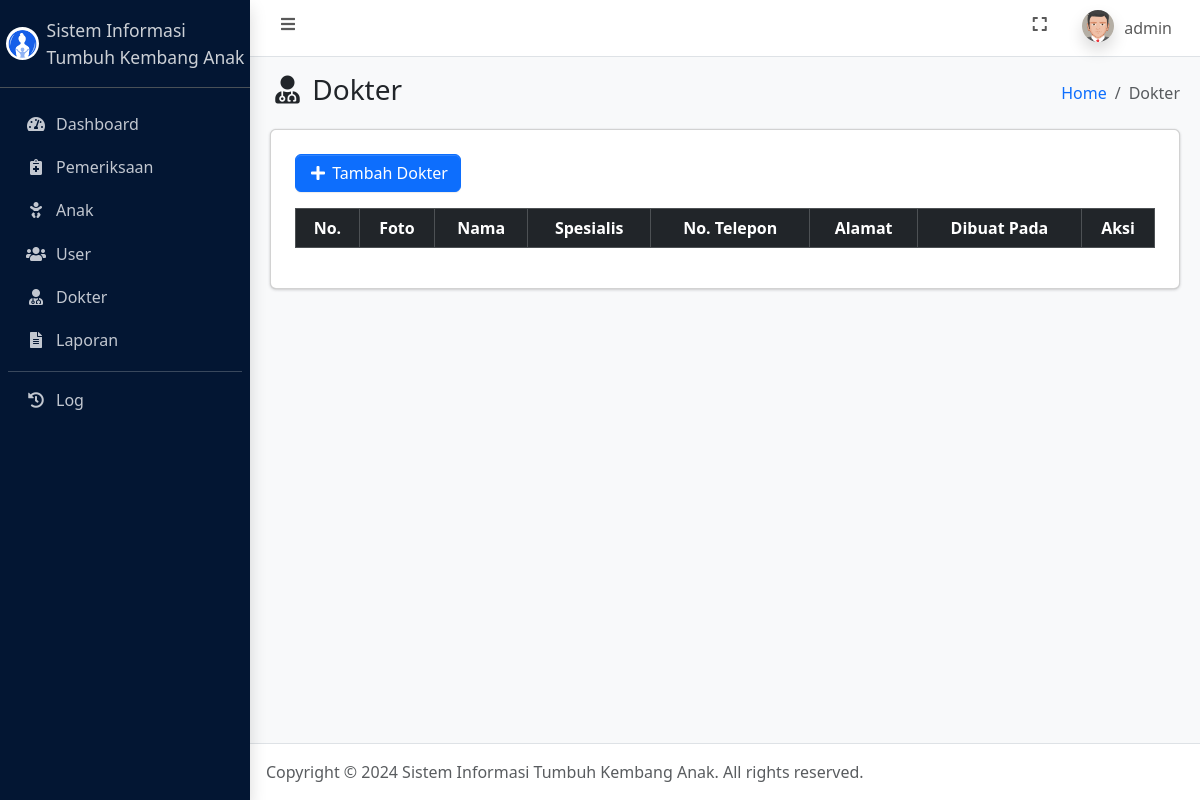
The page /dokter.php (signed in) on the database as committed earlier.
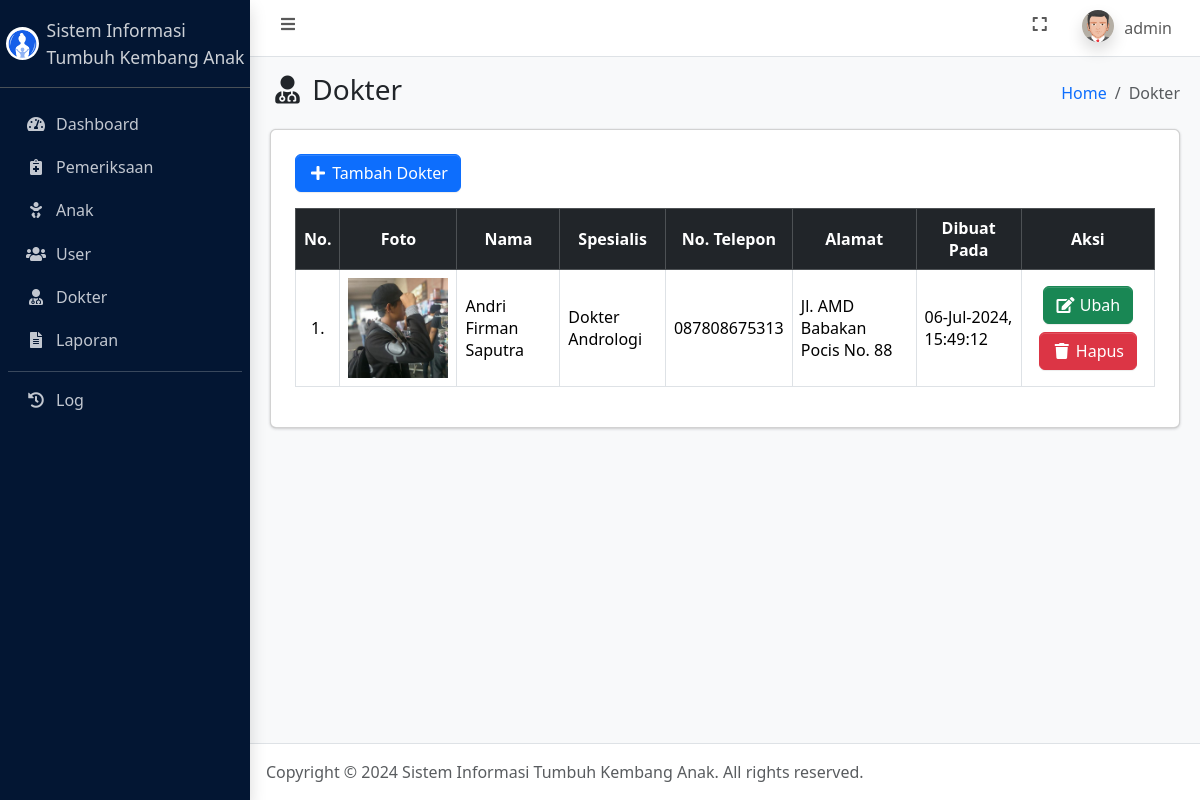
The same page on the database as committed later.
### tables this page shows
CREATE TABLE `dokter` (
  `id_dokter` int(11) NOT NULL,
  `nama` varchar(100) NOT NULL,
  `spesialis` varchar(100) NOT NULL,
  `no_telepon` varchar(15) DEFAULT NULL,
  `alamat` text DEFAULT NULL,
  `foto` text NOT NULL,
  `dibuat_pada` timestamp NOT NULL DEFAULT current_timestamp()
);

### dokter.php (the view, shortened to what this page needs)
<?php
    require_once 'connection.php';
    $dokter = mysqli_query($conn, "SELECT * FROM dokter ORDER BY nama ASC");
?>
<!DOCTYPE html>
<html lang="en">
<head>
    <?php include_once 'include/head.php'; ?>
</head>
<body class="layout-fixed sidebar-expand-lg bg-body-tertiary">
    <div class="app-wrapper">
        <?php include_once 'include/navbar.php'; ?>
        <?php include_once 'include/sidebar.php'; ?>
        <main class="app-main">
            <div class="app-content-header">
                <div class="container-fluid">
                    <div class="row">
                        <div class="col-sm-6">
                            <h3 class="mb-0"><i class="nav-icon fas fa-fw fa-user-md"></i> Dokter</h3>
                        </div>
                        <div class="col-sm-6">
                            <ol class="breadcrumb float-sm-end">
                                <li class="breadcrumb-item"><a href="index.php">Home</a></li>
                                <li class="breadcrumb-item active" aria-current="page">
                                    Dokter
                                </li>
                            </ol>
                        </div>
                    </div>
                </div>
            </div>
            <div class="app-content">
                <div class="container-fluid">
                    <div class="card">
                        <div class="card-body">
                            <div class="table-responsive p-2">
                                <a href="tambah_dokter.php" class="mb-3 btn btn-primary"><i class="fas fa-fw fa-plus"></i> Tambah Dokter</a>
                                <table class="table table-bordered" id="table_id">
                                    <thead class="table-dark">
                                        <tr>
                                            <th class="text-center align-middle">No.</th>
                                            <th class="text-center align-middle">Foto</th>
                                            <th class="text-center align-middle">Nama</th>
                                            <th class="text-center align-middle">Spesialis</th>
                                            <th class="text-center align-middle">No. Telepon</th>
                                            <th class="text-center align-middle">Alamat</th>
                                            <th class="text-center align-middle">Dibuat Pada</th>
                                            <th class="text-center align-middle">Aksi</th>
                                        </tr>
                                    </thead>
                                    <tbody>
                                        <?php $i = 1; ?>
                                        <?php foreach ($dokter as $dd): ?>
                                            <tr>
                                                <td class="text-center align-middle"><?= $i++; ?>.</td>
                                                <td class="text-center align-middle"><img style="height: 100px" src="assets/img/profiles/<?= $dd['foto']; ?>" alt="<?= $dd['foto']; ?>"></td>
                                                <td class="align-middle"><?= $dd['nama']; ?></td>
                                                <td class="align-middle"><?= $dd['spesialis']; ?></td>
                                                <td class="align-middle"><?= $dd['no_telepon']; ?></td>
                                                <td class="align-middle"><?= $dd['alamat']; ?></td>
                                                <td class="align-middle"><?= date('d-M-Y, H:i:s', strtotime($dd['dibuat_pada']));; ?></td>
                                                <td class="text-center align-middle">
                                                    <?php if ($dd['nama'] != 'admin'): ?>
                                                        <a href="ubah_dokter.php?id_dokter=<?= $dd['id_dokter']; ?>" class="m-1 btn btn-success"><i class="fas fa-fw fa-edit"></i> Ubah</a>
                                                        <a href="hapus_dokter.php?id_dokter=<?= $dd['id_dokter']; ?>" data-nama="<?= $dd['nama']; ?>" class="m-1 btn btn-danger btn-delete"><i class="fas fa-fw fa-trash"></i> Hapus</a>
                                                    <?php endif ?>
                                                </td>
                                            </tr>
                                        <?php endforeach ?>
                                    </tbody>
                                </table>
                            </div>
                        </div>
                    </div>
                </div>
            </div>
        </main>
        <?php include_once 'include/footer.php'; ?>
    </div>
</body>
</html>

Rows that differ between the two databases and show on the page:
added dokter: foto (picture), nama "Andri Firman Saputra", spesialis "Dokter Andrologi", no_telepon "087808675313", alamat "Jl. AMD Babakan Pocis No. 88", dibuat_pada "06-Jul-2024, 15:49:12"
